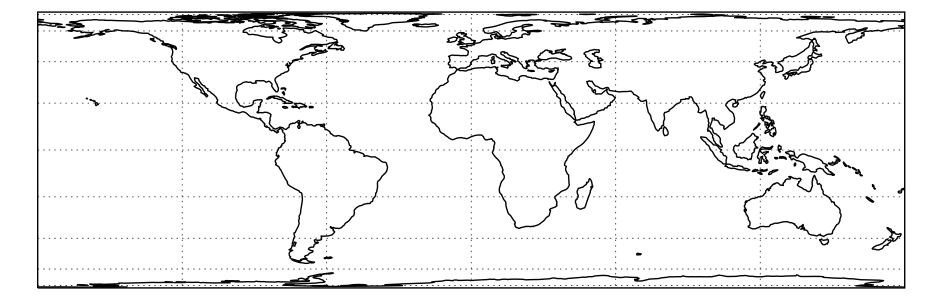

Generate this figure with Python:
import matplotlib.pyplot as plt
import cartopy.crs as ccrs

plt.figure(figsize=(9.42477796077, 3))
ax = plt.axes(projection=ccrs.LambertCylindrical())
ax.coastlines(resolution='110m')
ax.gridlines()
